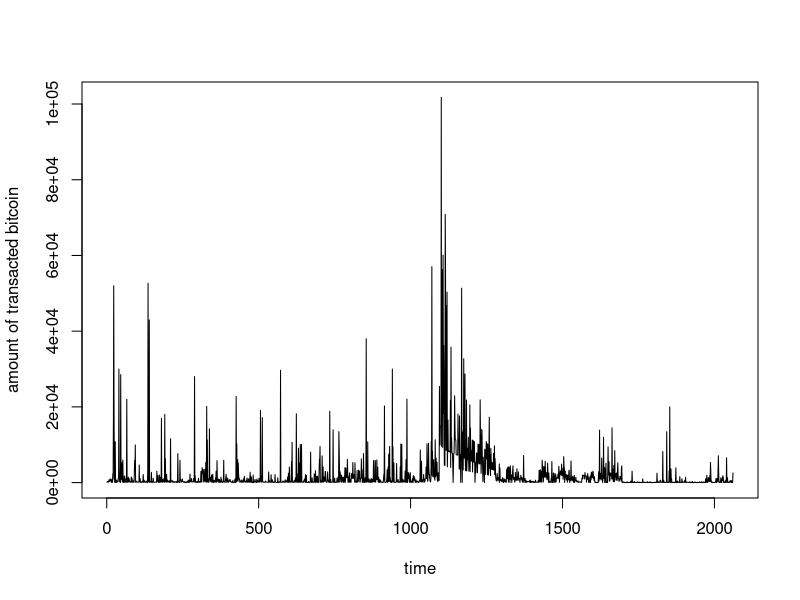

Source code (R):
#1.
dat <- read.csv("summarised_data.csv",header = T)
dat <- dat[order(dat$Time),]

average <- mean(dat$trans_num)
num_transaction_block <- tapply(dat$trans_per_block,dat$Height,mean)
num_quantity_block <- tapply(dat$total_btc_per_block,dat$Height,mean)

index_repeated_block<-c()
for(i in 2:dim(dat)[1]){
  if(dat$Height[i-1]!=dat$Height[i]|i==2){
    index_repeated_block[i]<-i
  }else{
    index_repeated_block[i]<-0
  }
}

index_repeated_block <- index_repeated_block[-which(index_repeated_block==0|is.na(index_repeated_block))]
index_repeated_block
date.dat <- data.frame(block = dat$Height[index_repeated_block], date=dat$block_date[index_repeated_block], hour=dat$block_hour[index_repeated_block], minute=dat$block_minute[index_repeated_block], second=dat$block_second[index_repeated_block])

diff.day<-c()
diff.hour<-c()
diff.min<-c()
diff.sec<-c()
for (i in 1:dim(date.dat)[1]-1){
  diff.day[i] <- as.Date(date.dat$date[i+1], format="%m/%d/%Y")-as.Date(date.dat$date[i], format="%m/%d/%Y")
}

for (i in 1:dim(date.dat)[1]-1){
  diff.hour[i] <- date.dat$hour[i+1]-date.dat$hour[i]
}

for (i in 1:dim(date.dat)[1]-1){
  diff.min[i] <- date.dat$minute[i+1]-date.dat$minute[i]
}

for (i in 1:dim(date.dat)[1]-1){
  diff.sec[i] <- date.dat$second[i+1]-date.dat$second[i]
}

for(i in 1:length(diff.day)){
  if(diff.sec[i]<0){
    diff.min[i] <- diff.min[i]-1
    diff.sec[i] <- diff.sec[i]+60
    if(diff.min[i]<0){
      diff.hour[i] <- diff.hour[i]-1
      diff.min[i] <- diff.min[i]+60
      if(diff.hour[i]<0){
        diff.day[i] <- diff.day[i]-1
        diff.hour[i] <- diff.hour[i]+24}
      else{
        diff.day[i] <- diff.day[i]
        diff.hour[i] <- diff.hour[i]
      }}
    else{
      diff.hour[i] <- diff.hour[i]
      diff.min[i] <- diff.min[i]
      if(diff.hour[i]<0){
        diff.day[i] <- diff.day[i]-1
        diff.hour[i] <- diff.hour[i]+24}
      else{
        diff.day[i] <- diff.day[i]
        diff.hour[i] <- diff.hour[i]
      }
    }}
  else{
    diff.min[i] <- diff.min[i]
    diff.sec[i] <- diff.sec[i]
    if(diff.min[i]<0){
      diff.hour[i] <- diff.hour[i]-1
      diff.min[i] <- diff.min[i]+60
      if(diff.hour[i]<0){
        diff.day[i] <- diff.day[i]-1
        diff.hour[i] <- diff.hour[i]+24}
      else{
        diff.day[i] <- diff.day[i]
        diff.hour[i] <- diff.hour[i]
      }}
    else{
      diff.hour[i] <- diff.hour[i]
      diff.min[i] <- diff.min[i]
      if(diff.hour[i]<0){
        diff.day[i] <- diff.day[i]-1
        diff.hour[i] <- diff.hour[i]+24}
      else{
        diff.day[i] <- diff.day[i]
        diff.hour[i] <- diff.hour[i]
      }
    }}
}

cbind(diff.day,diff.hour,diff.min,diff.sec)

#2.
v <- tapply(dat$trans_num,dat$Time,sum)
diff.v<-c()
for(i in 1:length(v)-1){
 diff.v[i] <- v[i+1]-v[i]
}

Q3 <- summary(diff.v)[5]
Q1 <- summary(diff.v)[2]
IQR <- Q3-Q1
I <- c(Q1-1.5*IQR,Q3+1.5*IQR)

index_steeps <- which(diff.v<I[1]|diff.v>I[2])
index_steeps
plot(v,type="l",xlab="time",ylab="amount of transacted bitcoin",main="")
